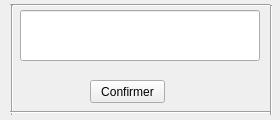
<?xml version="1.0" encoding="UTF-8"?>
<ui version="4.0">
 <class>ErreurSousResponsable</class>
 <widget class="QWidget" name="ErreurSousResponsable">
  <property name="geometry">
   <rect>
    <x>0</x>
    <y>0</y>
    <width>280</width>
    <height>120</height>
   </rect>
  </property>
  <property name="windowTitle">
   <string>Widget</string>
  </property>
  <widget class="QLineEdit" name="apercu">
   <property name="geometry">
    <rect>
     <x>20</x>
     <y>10</y>
     <width>240</width>
     <height>51</height>
    </rect>
   </property>
  </widget>
  <widget class="QPushButton" name="Confirmer">
   <property name="geometry">
    <rect>
     <x>90</x>
     <y>80</y>
     <width>75</width>
     <height>23</height>
    </rect>
   </property>
   <property name="text">
    <string>Confirmer</string>
   </property>
  </widget>
  <widget class="Line" name="line_4">
   <property name="geometry">
    <rect>
     <x>270</x>
     <y>5</y>
     <width>3</width>
     <height>110</height>
    </rect>
   </property>
   <property name="orientation">
    <enum>Qt::Vertical</enum>
   </property>
  </widget>
  <widget class="Line" name="line">
   <property name="geometry">
    <rect>
     <x>10</x>
     <y>0</y>
     <width>260</width>
     <height>10</height>
    </rect>
   </property>
   <property name="orientation">
    <enum>Qt::Horizontal</enum>
   </property>
  </widget>
  <widget class="Line" name="line_3">
   <property name="geometry">
    <rect>
     <x>10</x>
     <y>5</y>
     <width>5</width>
     <height>110</height>
    </rect>
   </property>
   <property name="orientation">
    <enum>Qt::Vertical</enum>
   </property>
  </widget>
  <widget class="Line" name="line_2">
   <property name="geometry">
    <rect>
     <x>10</x>
     <y>110</y>
     <width>260</width>
     <height>5</height>
    </rect>
   </property>
   <property name="orientation">
    <enum>Qt::Horizontal</enum>
   </property>
  </widget>
 </widget>
 <resources/>
 <connections/>
</ui>
